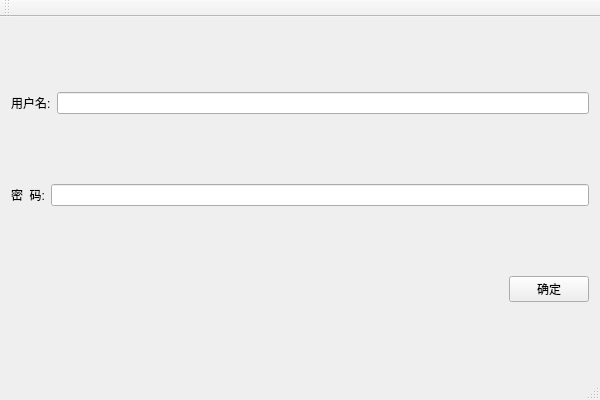
<?xml version="1.0" encoding="UTF-8"?>
<ui version="4.0">
 <class>Test5_2AClass</class>
 <widget class="QMainWindow" name="Test5_2AClass">
  <property name="geometry">
   <rect>
    <x>0</x>
    <y>0</y>
    <width>600</width>
    <height>400</height>
   </rect>
  </property>
  <property name="windowTitle">
   <string>Test5_2A</string>
  </property>
  <widget class="QWidget" name="centralWidget">
   <layout class="QVBoxLayout" name="verticalLayout">
    <item>
     <layout class="QHBoxLayout" name="horizontalLayout">
      <item>
       <widget class="QLabel" name="label">
        <property name="text">
         <string>用户名:</string>
        </property>
       </widget>
      </item>
      <item>
       <widget class="QLineEdit" name="editName"/>
      </item>
     </layout>
    </item>
    <item>
     <layout class="QHBoxLayout" name="horizontalLayout_2">
      <item>
       <widget class="QLabel" name="label_2">
        <property name="text">
         <string>密  码:</string>
        </property>
       </widget>
      </item>
      <item>
       <widget class="QLineEdit" name="editPwd">
        <property name="echoMode">
         <enum>QLineEdit::Password</enum>
        </property>
       </widget>
      </item>
     </layout>
    </item>
    <item>
     <layout class="QHBoxLayout" name="horizontalLayout_3">
      <item>
       <spacer name="horizontalSpacer">
        <property name="orientation">
         <enum>Qt::Horizontal</enum>
        </property>
        <property name="sizeHint" stdset="0">
         <size>
          <width>108</width>
          <height>20</height>
         </size>
        </property>
       </spacer>
      </item>
      <item>
       <widget class="QPushButton" name="btnOK">
        <property name="text">
         <string>确定</string>
        </property>
       </widget>
      </item>
     </layout>
    </item>
   </layout>
  </widget>
  <widget class="QMenuBar" name="menuBar">
   <property name="geometry">
    <rect>
     <x>0</x>
     <y>0</y>
     <width>600</width>
     <height>30</height>
    </rect>
   </property>
  </widget>
  <widget class="QToolBar" name="mainToolBar">
   <attribute name="toolBarArea">
    <enum>TopToolBarArea</enum>
   </attribute>
   <attribute name="toolBarBreak">
    <bool>false</bool>
   </attribute>
  </widget>
  <widget class="QStatusBar" name="statusBar"/>
 </widget>
 <layoutdefault spacing="6" margin="11"/>
 <resources>
  <include location="Test5_2A.qrc"/>
 </resources>
 <connections/>
</ui>
